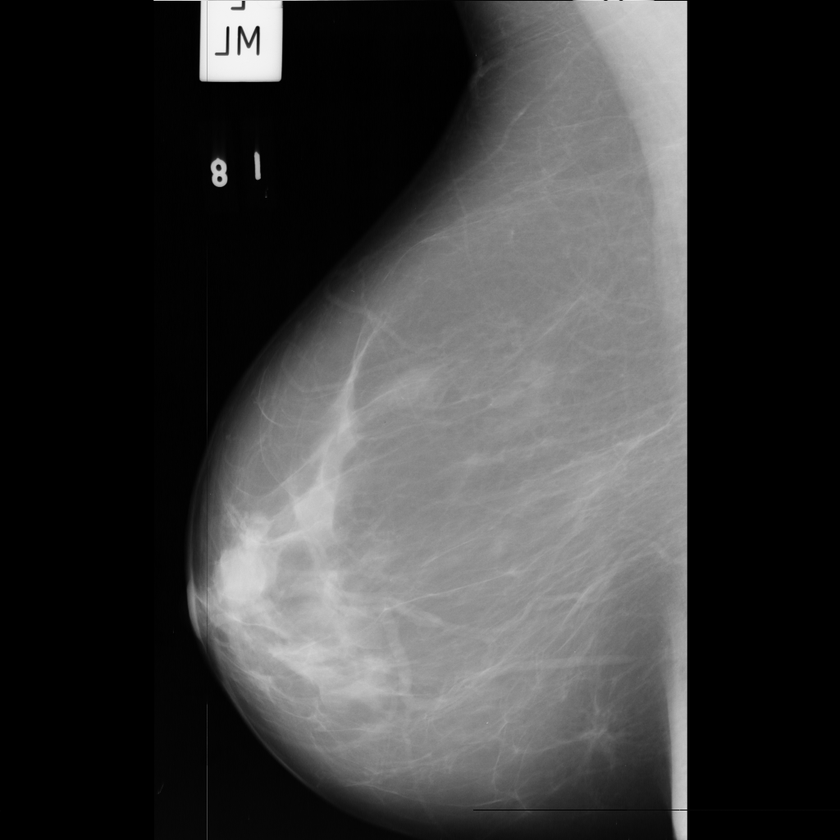
#> input picture examples/mdb195.pgm, 840 x 840 px, shrunk from 1024 x 1024 before the run
$ jupyter execute --allow-errors Untitled1.ipynb
#> lines starting #> are read from the running program, lines starting #| are printed output that depends on the picture
[cell 1]
import cv2
import numpy as np
import matplotlib.pyplot as plt

img_ref=cv2.imread("./examples/Fig0304.tif",cv2.IMREAD_GRAYSCALE)
img=cv2.imread("./examples/mdb195.pgm",cv2.IMREAD_GRAYSCALE)
#> img is the input picture: shape (840, 840); min 0, max 249, mean 61.1
plt.figure(figsize=(20,10))
plt.subplot(121)
#> (the rest of this cell did not finish here and is left out)

#> (a cell that did not finish here is left out)

#> (a cell that did not finish here is left out)

#> (a cell that did not finish here is left out)

[cell 5]
#CONTRAST OPERATIONS

img_ref=cv2.imread("./examples/Fig0310b.tiff",cv2.IMREAD_GRAYSCALE)
img=cv2.imread("./examples/contr.png",cv2.IMREAD_GRAYSCALE)
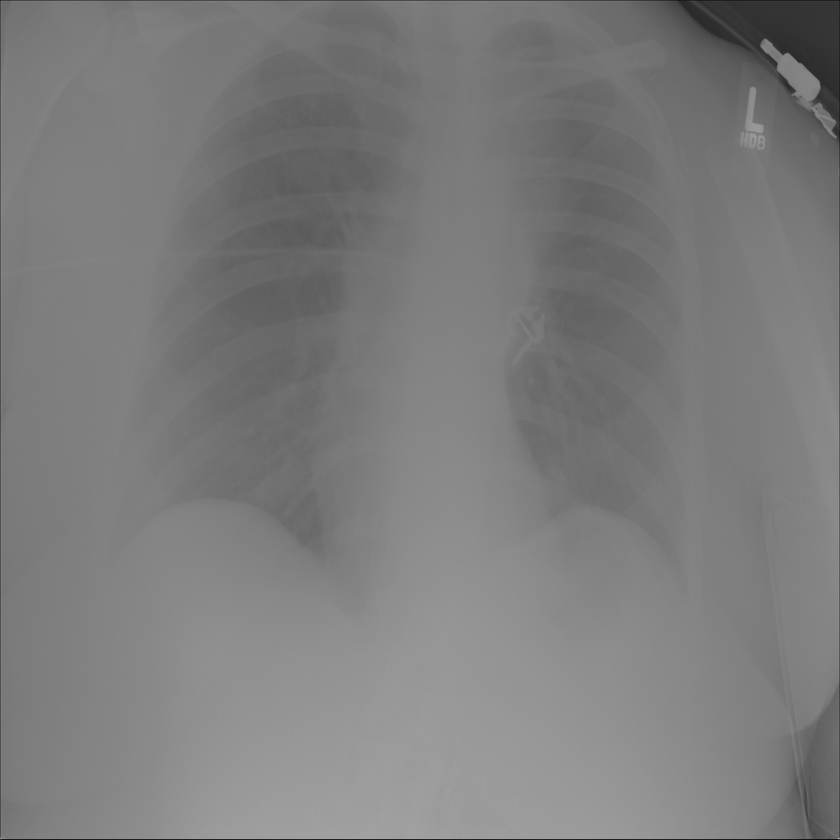
#> input picture examples/contr.png, 840 x 840 px, shrunk from 1024 x 1024 before the run
#> img is the input picture: shape (840, 840); min 16, max 178, mean 124.3

plt.figure(figsize=(20,10))
plt.subplot(121)
#> (the rest of this cell did not finish here and is left out)

[cell 6]
Lmin_ref=np.min(img_ref)
Lmax_ref=np.max(img_ref)

Lmin=np.min(img)
#> Lmin = 16
Lmax=np.max(img)
#> Lmax = 178

Loutmin=0
Loutmax=255

r_ref=[0,Lmin_ref,Lmax_ref,255]
s_ref=[0,Loutmax/8,Loutmax*7/8,Loutmax]

r=[0,Lmin,Lmax-30,255]
#> r = [0, 16, 148, 255]
s=[0,Loutmax/14,Loutmax*3/14,Loutmax]

plt.figure(figsize=(20,10))
plt.subplot(121)
plt.plot(r_ref,s_ref,'o-')
plt.xlim([0,256]);plt.ylim([0,256]);plt.grid()

plt.subplot(122)
plt.plot(r,s,'o-')
#plt.ylabel('Інтенсивність вихідного зображення, r')
#plt.xlabel('Інтенсивність вхідного зображення, s')
plt.xlim([0,256]);plt.ylim([0,256]);plt.grid();plt.show();
#> after `plt.xlim([0, 256])`:
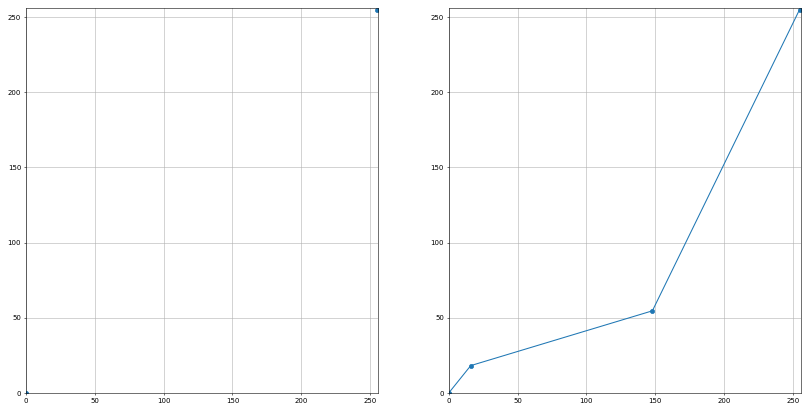
#> figure drawn by matplotlib, 2 panels

[cell 7]
Loutmax= 255
#> (the rest of this cell did not finish here and is left out)

[cell 8]
Loutmax= 255
contr_img_man=np.zeros(img.shape, img.dtype)
alpha=int(((Loutmax*3)-(Loutmax/14))/(Lmax-Lmin))
#> alpha = 4
for y in range(img.shape[0]):
    for x in range(img.shape[1]):
        contr_img_man[y,x]=alpha*(img[y,x]-Lmin)
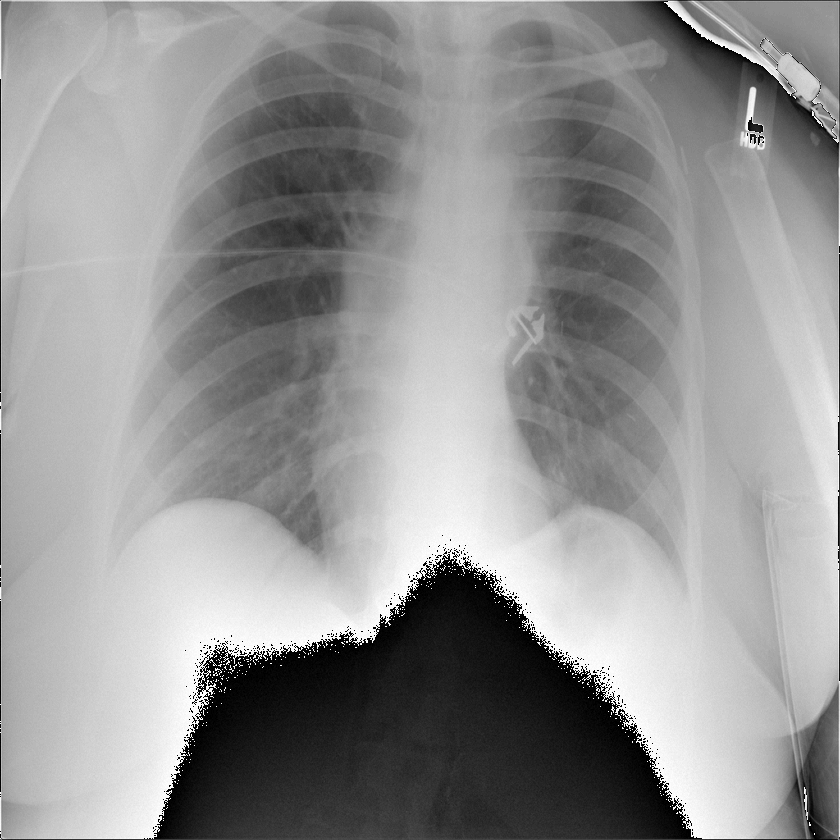
#> contr_img_man: shape (840, 840); min 0, max 252, mean 146.7
